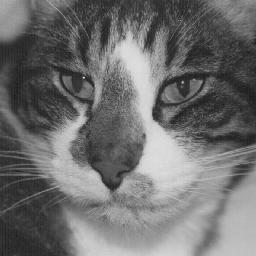
#> input picture Images/dorian.jpg, 256 x 256 px, found by its file name
$ python esercizio1_1_3.py
#> lines starting #> are read from the running program, lines starting #| are printed output that depends on the picture; long printed decimals are rounded
import numpy as np
import matplotlib.pyplot as plt
import skimage.io as io
import scipy.ndimage as ndi

NOISE_DEV = 20

dorianImage = np.float64(io.imread('./Images/dorian.jpg'))
#> dorianImage: shape (256, 256) float64; min 21, max 228, mean 110.6
M, N = dorianImage.shape
#> M = 256; N = 256

noise = np.random.randn(M, N) * NOISE_DEV
noisyDorian = dorianImage + noise
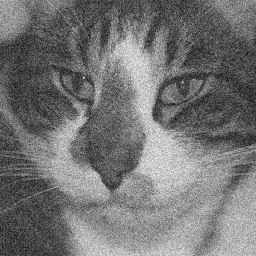
#> noisyDorian: shape (256, 256) float64; min -32.64, max 280.5, mean 110.6; drawn with min black and max white

for FILTER_SIZE in [3, 5, 7, 9, 11]:
    cleansedDorian = ndi.uniform_filter(noisyDorian, size=FILTER_SIZE)

    mse = np.mean((dorianImage - cleansedDorian) ** 2)
    print(f"MSE for filter size {FILTER_SIZE}: {mse}")

    plt.subplot(1, 3, 1); plt.imshow(dorianImage, clim=None, cmap='gray'); plt.title('Original')
    plt.subplot(1, 3, 2); plt.imshow(noisyDorian, clim=None, cmap='gray'); plt.title('Noisy')
    plt.subplot(1, 3, 3); plt.imshow(cleansedDorian, clim=None, cmap='gray'); plt.title('Cleansed')

    plt.show()
#> this loop made 5 passes
#> mse on passes 1 to 5: 92.48, 98.25, 117.7, 143.1, 171.5
#| MSE for filter size 3: 92.480
#| MSE for filter size 5: 98.249
#| MSE for filter size 7: 117.700
#| MSE for filter size 9: 143.094
#| MSE for filter size 11: 171.547
#> pass 1, `cleansedDorian = ndi.uniform_filter(noisyDorian, size=FILTER_SIZE)`:
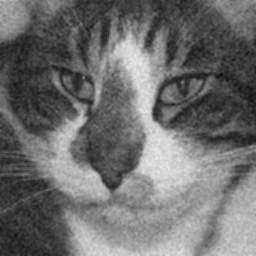
#> cleansedDorian: shape (256, 256) float64; min 15.75, max 234.5, mean 110.6
#> pass 1, `plt.show()`:
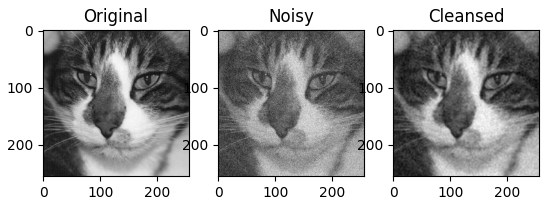
#> figure drawn by matplotlib, 3 panels

$ run again, with Images/bebe.jpg copied over Images/dorian.jpg
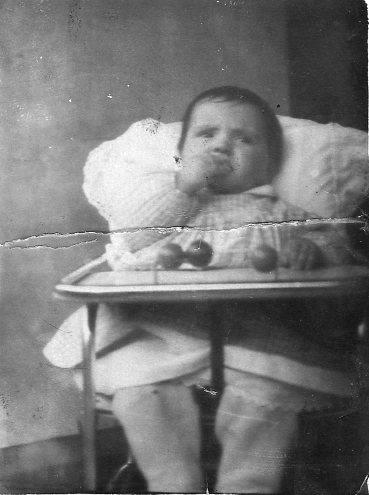
#> input picture Images/bebe.jpg, 369 x 495 px, found by its file name
#> `noisyDorian = dorianImage + noise`:
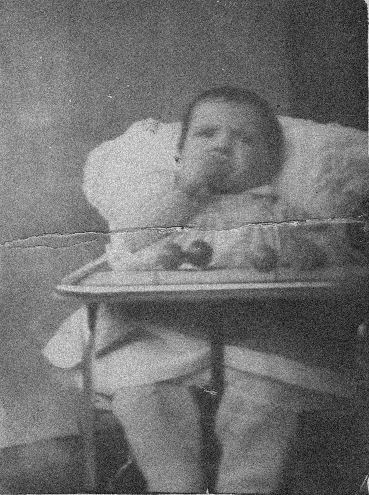
#> noisyDorian: shape (495, 369) float64; min -46.92, max 329.2, mean 119.8; drawn with min black and max white
#> the loop `for FILTER_SIZE in [3, 5, 7, 9, 11]:` made 5 passes
#> mse on passes 1 to 5: 99.63, 114.9, 138.1, 166.7, 196.6
#> (printed output is left out)
#> pass 3, `cleansedDorian = ndi.uniform_filter(noisyDorian, size=FILTER_SIZE)`:
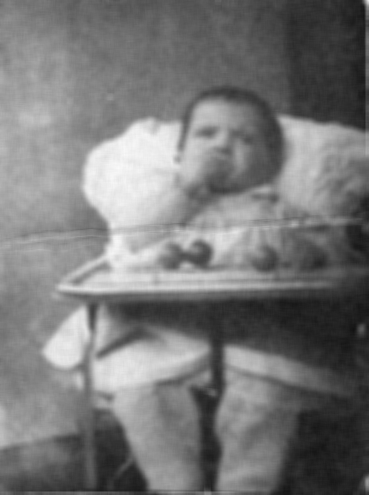
#> cleansedDorian: shape (495, 369) float64; min 18.38, max 250.3, mean 119.8
